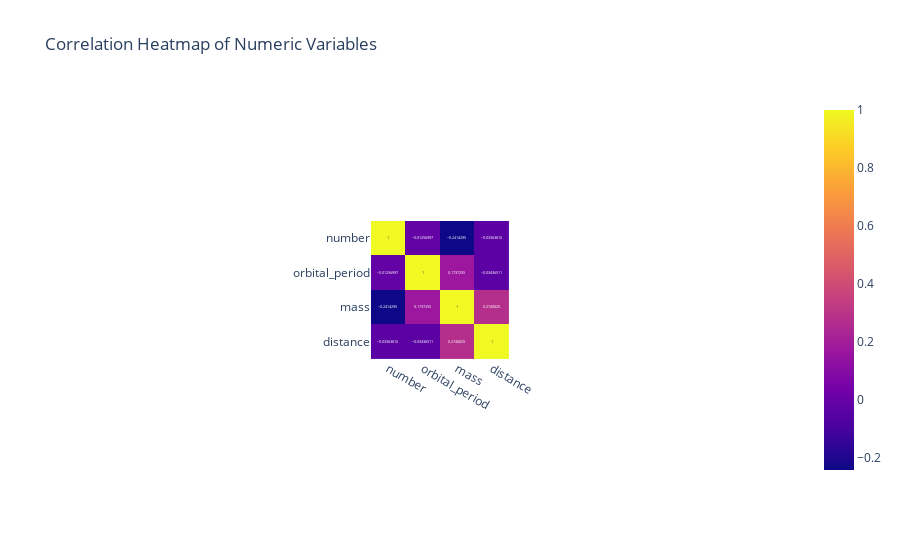

Here is the notebook cell this chart was saved with:
### Markdown cell above
### Correlation analysis

### Code cell
# Calculate correlation matrix
corr_matrix = planets[['number', 'orbital_period', 'mass', 'distance']].corr()

# Create heatmap
fig = px.imshow(corr_matrix, text_auto=True, aspect="equal",
                title="Correlation Heatmap of Numeric Variables")
fig.show()

### Figure 1 — Plotly figure (JSON) as saved in the notebook; plotly's stock layout.template omitted (floating-point values rounded to 4 significant figures)
{"data": [{"coloraxis": "coloraxis", "hovertemplate": "x: %{x}<br>y: %{y}<br>color: %{z}<extra></extra>", "name": "0", "texttemplate": "%{z}", "type": "heatmap", "x": ["number", "orbital_period", "mass", "distance"], "xaxis": "x", "y": ["number", "orbital_period", "mass", "distance"], "yaxis": "y", "z": [[1, -0.01257, -0.2414, -0.03364], [-0.01257, 1, 0.1737, -0.03437], [-0.2414, 0.1737, 1, 0.2741], [-0.03364, -0.03437, 0.2741, 1]]}], "layout": {"autosize": true, "coloraxis": {"colorscale": [[0, "#0d0887"], [0.1111, "#46039f"], [0.2222, "#7201a8"], [0.3333, "#9c179e"], [0.4444, "#bd3786"], [0.5556, "#d8576b"], [0.6667, "#ed7953"], [0.7778, "#fb9f3a"], [0.8889, "#fdca26"], [1, "#f0f921"]]}, "title": {"text": "Correlation Heatmap of Numeric Variables"}, "xaxis": {"anchor": "y", "autorange": false, "constrain": "domain", "domain": [0.4041, 0.5959], "range": [-0.5, 3.5], "scaleanchor": "y", "type": "category"}, "yaxis": {"anchor": "x", "autorange": false, "constrain": "domain", "domain": [0, 1], "range": [3.5, -0.5], "type": "category"}}}
